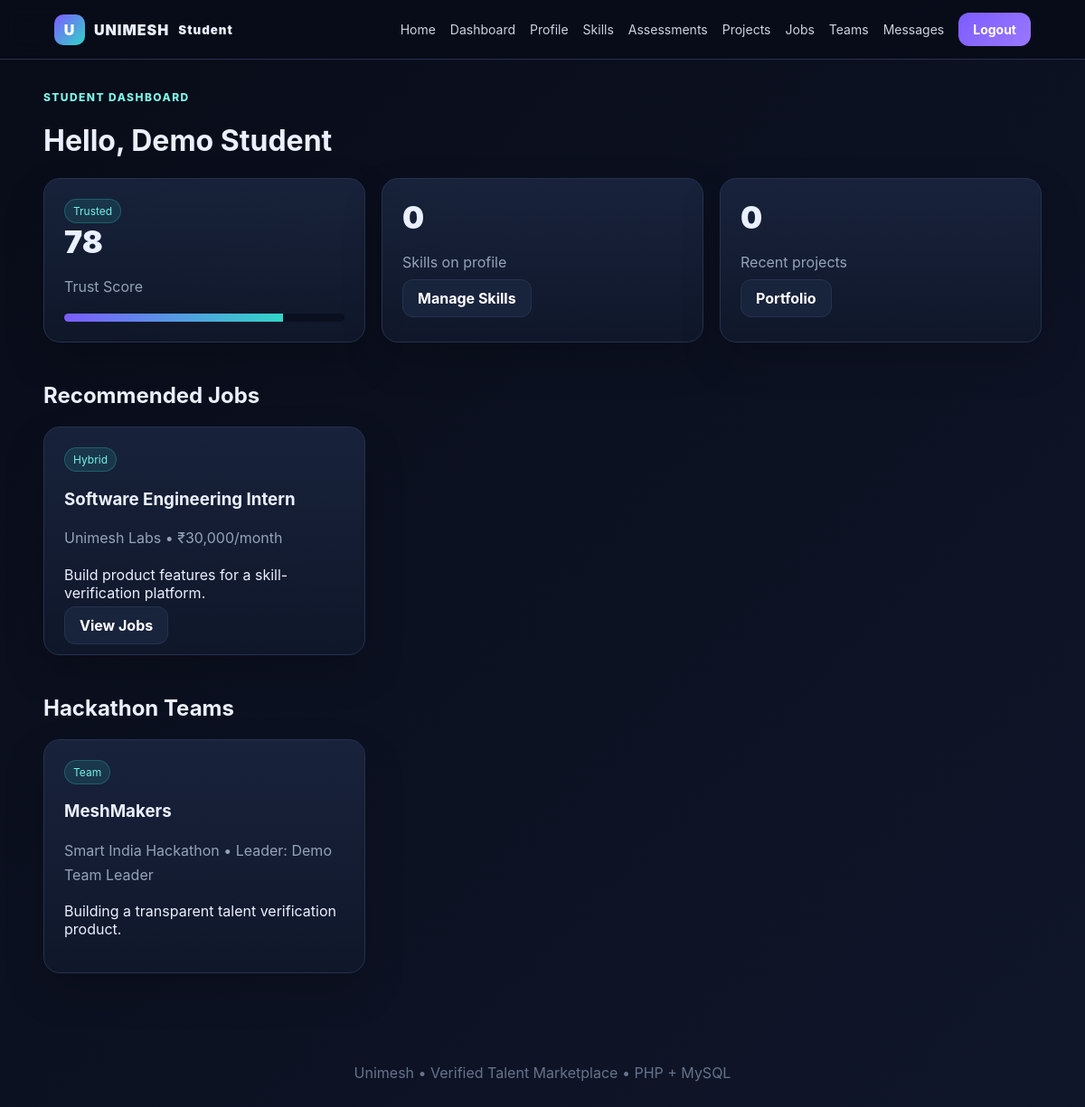
The page /student/dashboard.php (signed in) on the database its author committed.
### tables this page shows
CREATE TABLE jobs (id INT AUTO_INCREMENT PRIMARY KEY,recruiter_id INT NOT NULL,title VARCHAR(190) NOT NULL,company_name VARCHAR(190) NOT NULL,description TEXT NOT NULL,responsibilities TEXT,requirements TEXT,required_skills VARCHAR(500),experience_required VARCHAR(190),location VARCHAR(190),salary VARCHAR(120),duration VARCHAR(120),deadline DATE NULL,status ENUM('draft','open','closed') DEFAULT 'open',priority_listing TINYINT(1) DEFAULT 0,created_at TIMESTAMP DEFAULT CURRENT_TIMESTAMP,FOREIGN KEY(recruiter_id) REFERENCES users(id) ON DELETE CASCADE);

CREATE TABLE teams (id INT AUTO_INCREMENT PRIMARY KEY,leader_id INT NOT NULL,name VARCHAR(190) NOT NULL,hackathon_name VARCHAR(190) NOT NULL,description TEXT,max_size INT DEFAULT 4,roles_needed VARCHAR(500),skills_required VARCHAR(500),created_at TIMESTAMP DEFAULT CURRENT_TIMESTAMP,UNIQUE KEY uq_leader_hackathon(leader_id,hackathon_name),FOREIGN KEY(leader_id) REFERENCES users(id) ON DELETE CASCADE);

CREATE TABLE users (
 id INT AUTO_INCREMENT PRIMARY KEY,
 name VARCHAR(120) NOT NULL,
 email VARCHAR(190) NOT NULL UNIQUE,
 password_hash VARCHAR(255) NOT NULL,
 role ENUM('student','recruiter','team_leader','admin') NOT NULL DEFAULT 'student',
 email_verified TINYINT(1) NOT NULL DEFAULT 0,
 verification_status ENUM('pending','verified','rejected','manual_review') NOT NULL DEFAULT 'pending',
 account_status ENUM('active','suspended') NOT NULL DEFAULT 'active',
 trust_score INT NOT NULL DEFAULT 0,
 profile_photo VARCHAR(255) NULL,
 bio TEXT NULL,
 college VARCHAR(190) NULL,
 branch VARCHAR(120) NULL,
 graduation_year INT NULL,
 location VARCHAR(190) NULL,
 resume_path VARCHAR(255) NULL,
 company_name VARCHAR(190) NULL,
 company_description TEXT NULL,
 company_document VARCHAR(255) NULL,
 google_id VARCHAR(190) NULL,
 created_at TIMESTAMP DEFAULT CURRENT_TIMESTAMP,
 updated_at TIMESTAMP DEFAULT CURRENT_TIMESTAMP ON UPDATE CURRENT_TIMESTAMP
);

### student/includes/functions.php (called while the page is built, shortened)
<?php
function e($value){ return htmlspecialchars((string)$value, ENT_QUOTES, 'UTF-8'); }
function logged_in(){ return !empty($_SESSION['user']); }
function user(){ return $_SESSION['user'] ?? null; }
function trust_tier($score){ if($score>=85)return 'Elite'; if($score>=70)return 'Trusted'; if($score>=50)return 'Verified'; if($score>=30)return 'Growing'; return 'New'; }

### student/dashboard.php (the view, shortened to what this page needs)
<?php
$pageTitle='Dashboard'; require 'config.php'; require 'includes/functions.php'; require_role('student');
$uid=user()['id']; $role=user()['role'];
if($role==='student'){
 $skills=$pdo->prepare('SELECT us.*,s.name skill_name FROM user_skills us JOIN skills s ON s.id=us.skill_id WHERE us.user_id=? ORDER BY us.verified DESC, s.name');$skills->execute([$uid]);$skills=$skills->fetchAll();
 $projects=$pdo->prepare('SELECT * FROM projects WHERE user_id=? ORDER BY created_at DESC LIMIT 4');$projects->execute([$uid]);$projects=$projects->fetchAll();
 $jobs=$pdo->query("SELECT j.*,u.name recruiter_name FROM jobs j JOIN users u ON u.id=j.recruiter_id WHERE j.status='open' ORDER BY j.created_at DESC LIMIT 6")->fetchAll();
 $teams=$pdo->query("SELECT t.*,u.name leader_name FROM teams t JOIN users u ON u.id=t.leader_id ORDER BY t.created_at DESC LIMIT 6")->fetchAll();
}elseif($role==='team_leader'){
 $teams=$pdo->prepare('SELECT * FROM teams WHERE leader_id=? ORDER BY created_at DESC');$teams->execute([$uid]);$teams=$teams->fetchAll();
 $students=$pdo->query("SELECT id,name,email,trust_score FROM users WHERE role='student' ORDER BY trust_score DESC LIMIT 8")->fetchAll();
}
include 'includes/header.php'; ?>
<div class="kicker"><?=e(str_replace('_',' ',$role))?> dashboard</div><h1>Hello, <?=e(user()['name'])?></h1>
<?php if($role==='student'): ?>
<div class="grid"><div class="card"><span class="badge"><?=e(trust_tier((int)user()['trust_score']))?></span><div class="stat"><?=e(user()['trust_score'])?></div><p class="muted">Trust Score</p><div class="progress"><span style="width:<?=min(100,(int)user()['trust_score'])?>%"></span></div></div><div class="card"><div class="stat"><?=count($skills)?></div><p class="muted">Skills on profile</p><a class="btn secondary" href="skills.php">Manage Skills</a></div><div class="card"><div class="stat"><?=count($projects)?></div><p class="muted">Recent projects</p><a class="btn secondary" href="projects.php">Portfolio</a></div></div>
<h2 class="section-title">Recommended Jobs</h2><div class="grid"><?php foreach($jobs as $j):?><div class="card"><span class="badge"><?=e($j['location']?:'Flexible')?></span><h3><?=e($j['title'])?></h3><p class="muted"><?=e($j['company_name'])?> • <?=e($j['salary']?:'Salary not listed')?></p><p><?=e(mb_strimwidth($j['description'],0,130,'…'))?></p><a class="btn secondary" href="jobs.php">View Jobs</a></div><?php endforeach;?></div>
<h2 class="section-title">Hackathon Teams</h2><div class="grid"><?php foreach($teams as $t):?><div class="card"><span class="badge">Team</span><h3><?=e($t['name'])?></h3><p class="muted"><?=e($t['hackathon_name'])?> • Leader: <?=e($t['leader_name'])?></p><p><?=e(mb_strimwidth($t['description'],0,120,'…'))?></p></div><?php endforeach;?></div>
<?php elseif($role==='admin'): ?><div class="card"><h2>Administration</h2><p class="muted">Manage users, manual verification, jobs, teams and platform content.</p><a class="btn" href="admin.php">Open Admin Panel</a></div><?php endif;?>
<?php include 'includes/footer.php'; ?>

### student/includes/header.php (shortened to what this page needs)
<?php require_once __DIR__.'/../config.php'; require_once __DIR__.'/functions.php'; ?>
<!doctype html><html lang="en"><head><link rel="stylesheet" href="assets/style.css"></head><body>
<header class="topbar"><a class="brand" href="index.php"><span class="logo">U</span>UNIMESH <small>Student</small></a><nav><a href="index.php">Home</a><?php if(logged_in()): ?><a href="dashboard.php">Dashboard</a><a href="profile.php">Profile</a><a href="skills.php">Skills</a><a href="assessments.php">Assessments</a><a href="projects.php">Projects</a><a href="jobs.php">Jobs</a><a href="teams.php">Teams</a><a href="messages.php">Messages</a><a class="pill" href="logout.php">Logout</a><?php else: ?><a href="login.php">Login</a><a class="pill" href="register.php">Register</a><?php endif; ?></nav></header>
<main class="container"><?php if($m=flash('success')):?><div class="alert success"><?=e($m)?></div><?php endif;?><?php if($m=flash('error')):?><div class="alert error"><?=e($m)?></div><?php endif;?>

### student/includes/footer.php
</main><footer>Unimesh • Verified Talent Marketplace • PHP + MySQL</footer><script src="assets/app.js"></script></body></html>

### student/assets/style.css (style rules this page uses)
:root { --bg:#0b1020;--panel:#121a2e;--panel2:#18233c;--text:#eaf0ff;--muted:#94a3b8;--brand:#7c5cff;--accent:#30d5c8;--danger:#ff637d;--border:#25324f }
* { box-sizing:border-box }
body { margin:0;font-family:Inter,system-ui,Arial;background:linear-gradient(135deg,#080c18,#10162a);color:var(--text);min-height:100vh }
a { color:inherit;text-decoration:none }
.topbar { position:sticky;top:0;z-index:5;background:rgba(8,12,24,.88);backdrop-filter:blur(12px);display:flex;justify-content:space-between;align-items:center;padding:14px 5%;border-bottom:1px solid var(--border) }
.brand { font-weight:900;letter-spacing:1px;display:flex;gap:10px;align-items:center }
.logo { display:grid;place-items:center;width:34px;height:34px;border-radius:10px;background:linear-gradient(135deg,var(--brand),var(--accent));color:white }
.topbar nav { display:flex;gap:16px;align-items:center;font-size:14px }
.topbar nav a { color:#cbd5e1 }
.pill,.btn { background:linear-gradient(135deg,var(--brand),#9a78ff);padding:10px 16px;border-radius:12px;color:white!important;border:0;cursor:pointer;font-weight:700 }
.btn.secondary { background:var(--panel2);border:1px solid var(--border) }
.container { width:min(1180px,92%);margin:34px auto 70px }
.hero p,.muted { color:var(--muted);line-height:1.7 }
.hero-card,.card { background:linear-gradient(180deg,rgba(24,35,60,.95),rgba(15,23,42,.95));border:1px solid var(--border);border-radius:18px;padding:22px;box-shadow:0 20px 45px rgba(0,0,0,.18) }
.grid { display:grid;grid-template-columns:repeat(3,1fr);gap:18px }
.stat { font-size:34px;font-weight:900 }
.badge { display:inline-block;padding:5px 9px;border-radius:999px;background:rgba(48,213,200,.12);color:#72f2e5;border:1px solid rgba(48,213,200,.25);font-size:12px }
.section-title { margin-top:44px }
.progress { height:9px;background:#0a1020;border-radius:10px;overflow:hidden }
.progress span { display:block;height:100%;background:linear-gradient(90deg,var(--brand),var(--accent)) }
.kicker { color:#7ef5e8;font-weight:800;text-transform:uppercase;letter-spacing:.12em;font-size:12px }
footer { text-align:center;color:#64748b;padding:30px }

### rows shown on the page
jobs: location "Hybrid", title "Software Engineering Intern", company_name "Unimesh Labs", salary "₹30,000/month", description "Build product features for a skill-verification platform."
teams: name "MeshMakers", hackathon_name "Smart India Hackathon", leader.name "Demo Team Leader", description "Building a transparent talent verification product."

### other values the page prints
str_replace('_',' ',$role) "STUDENT"
user()['name'] "Demo Student"
trust_tier((int)user()['trust_score']) "Trusted"
user()['trust_score'] "78"
count($skills) "0"
count($projects) "0"
